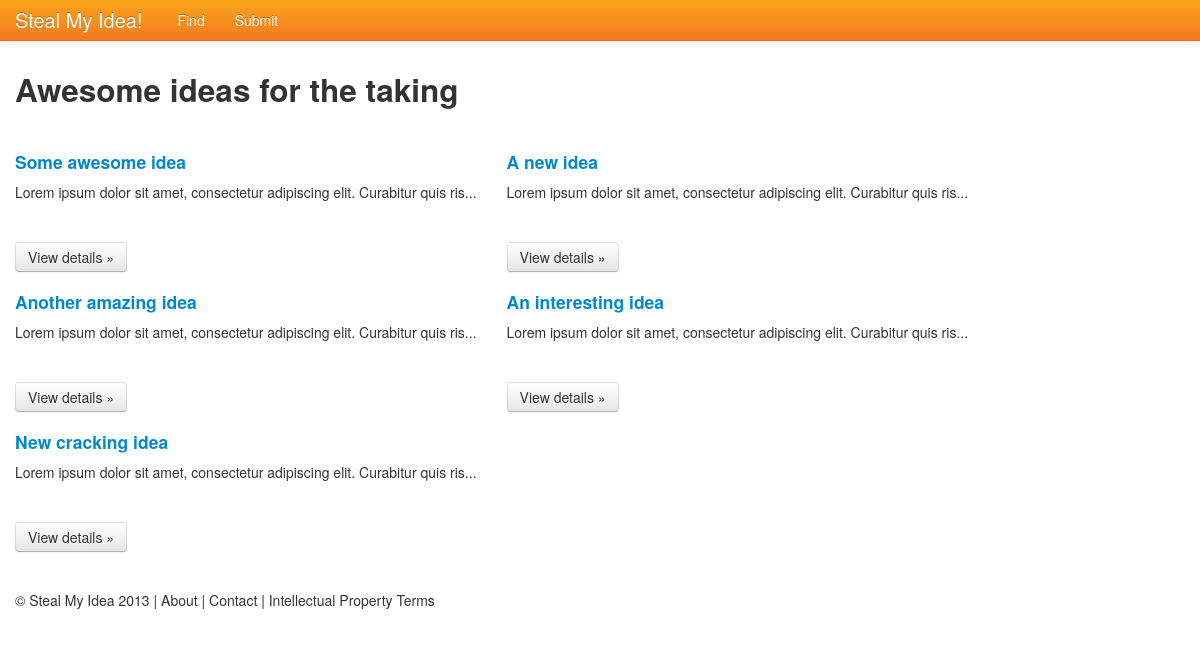
/ideas-to-steal/ideas/, run on the app's committed database.
### ideas/models.py (models this page shows, shortened)
class Idea(models.Model):
    HELP = 'Help! Work with me to make this idea a reality'
    EXECUTION = 'Someone, anyone to make take this idea and make it a reality'
    MONEY = 'Money to take this idea and turn it into a reality'
    AUTHOR_WANTS_OPTIONS = (
        (HELP,      'Help! Work with me to make this idea a reality'),
        (EXECUTION, 'Someone, anyone to make take this idea and make it a reality'),
        (MONEY,     'Money to take this idea and turn it into a reality'),
    )
    title = models.CharField(max_length=200)
    date_published = models.DateTimeField(auto_now_add=True)
    description = models.TextField()
    author_wants = models.CharField(max_length=100, choices=AUTHOR_WANTS_OPTIONS, default=EXECUTION)
    votes = models.IntegerField(default=0)

### ideas/views.py (the view)
class IndexView(generic.ListView):
    template_name = 'ideas/index.html'
    context_object_name = 'latest_idea_list'
    def get_queryset(self):
        return Idea.objects.order_by('-votes')[:20]

### ideas/templates/ideas/index.html
{% include 'ideas/header.html' %}
{% if latest_idea_list %}
  <h2>Awesome ideas for the taking</h2>
  <div class="row">
    {% for idea in latest_idea_list %}
    <div class="span">
      <h4><a href="{% url 'ideas:single' idea.id %}">{{ idea.title }}</a></h4>
      <p>{{ idea.description|slice:':75' }}...</p>
      <p><a class="btn" href="{% url 'ideas:single' idea.id %}">View details &raquo;</a></p>
    </div>
    {% endfor %}
  </div>
{% else %}
    <p>There are no ideas to steal right now :( </p>
{% endif %}
{% include 'ideas/footer.html' %}

### data on the page
Idea: title "Some awesome idea", description "Lorem ipsum dolor sit amet, consectetur adipiscing elit. Curabitur quis ris"
Idea: title "A new idea", description "Lorem ipsum dolor sit amet, consectetur adipiscing elit. Curabitur quis ris"
Idea: title "Another amazing idea", description "Lorem ipsum dolor sit amet, consectetur adipiscing elit. Curabitur quis ris"
Idea: title "An interesting idea", description "Lorem ipsum dolor sit amet, consectetur adipiscing elit. Curabitur quis ris"
Idea: title "New cracking idea", description "Lorem ipsum dolor sit amet, consectetur adipiscing elit. Curabitur quis ris"
